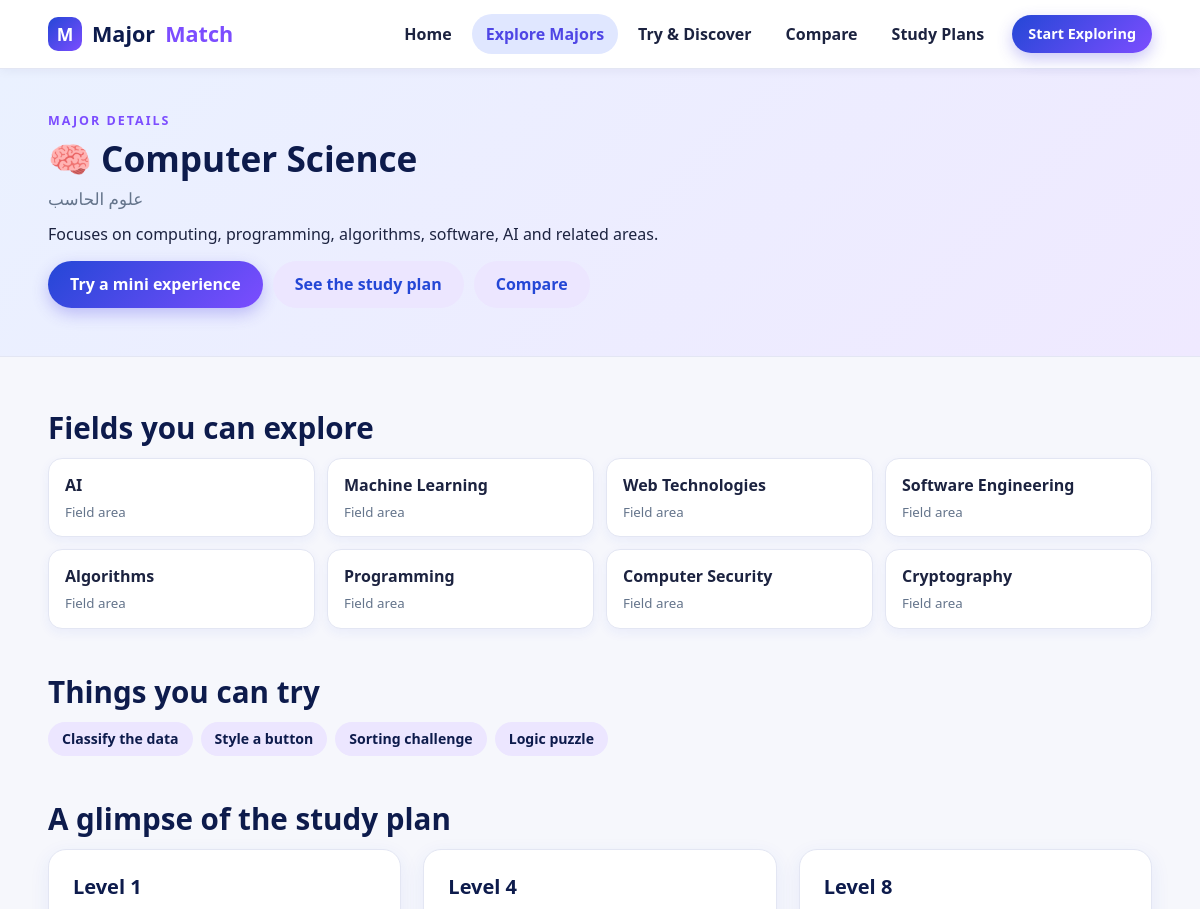
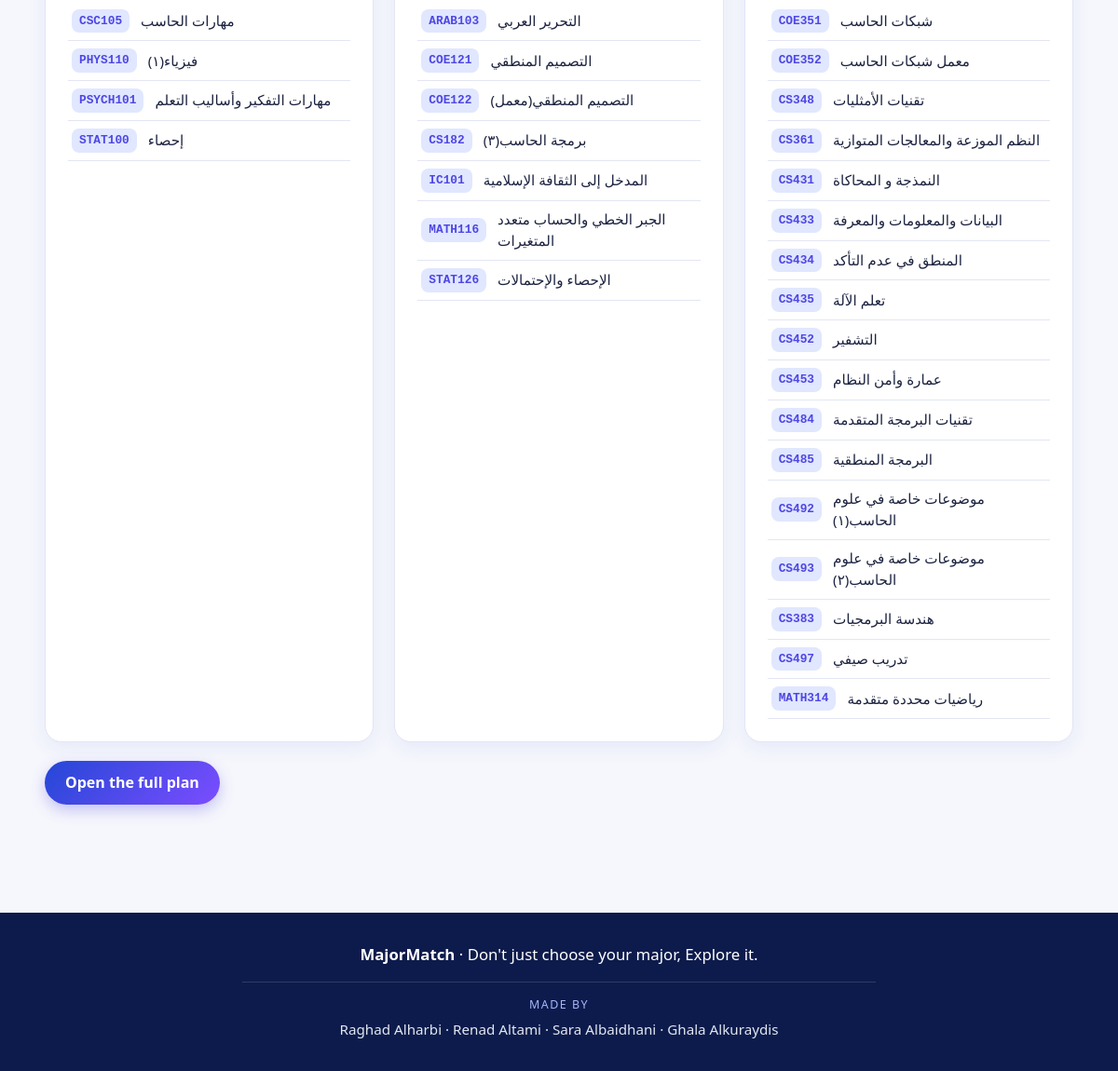
Page /php/major-details.php on the committed database (2 pictures, top to bottom).
### tables this page shows
CREATE TABLE `majors` (
  `id` int(11) NOT NULL,
  `slug` varchar(5) NOT NULL,
  `name_ar` varchar(100) NOT NULL,
  `name_en` varchar(100) NOT NULL,
  `description` text DEFAULT NULL,
  `icon` varchar(10) DEFAULT NULL
);

CREATE TABLE `fields` (
  `id` int(11) NOT NULL,
  `major_id` int(11) NOT NULL,
  `name` varchar(100) NOT NULL,
  `description` text DEFAULT NULL,
  `category` varchar(20) DEFAULT NULL
);

CREATE TABLE `experiences` (
  `id` int(11) NOT NULL,
  `major_id` int(11) NOT NULL,
  `field_id` int(11) NOT NULL,
  `title` varchar(150) NOT NULL,
  `description` text DEFAULT NULL,
  `type` varchar(30) NOT NULL
);

CREATE TABLE `courses` (
  `id` int(11) NOT NULL,
  `major_id` int(11) NOT NULL,
  `level` tinyint(4) NOT NULL,
  `course_code` varchar(20) NOT NULL,
  `course_name` varchar(150) NOT NULL,
  `course_name_ar` varchar(150) NOT NULL,
  `course_name_en` varchar(150) NOT NULL DEFAULT '',
  `credit_hours` tinyint(4) NOT NULL,
  `prerequisite` varchar(100) DEFAULT NULL,
  `is_sample` tinyint(1) NOT NULL DEFAULT 1,
  `course_type` varchar(30) NOT NULL DEFAULT 'required'
);

### php/db.php (called while the page is built, shortened)
<?php
$DB_HOST = 'localhost';
$DB_NAME = 'majormatch';
$DB_USER = 'root';
$DB_PASS = '';
function mm_pdo() {
    global $DB_HOST, $DB_NAME, $DB_USER, $DB_PASS;
    static $pdo = false;
    if ($pdo !== false) return $pdo;
    try {
        $pdo = new PDO("mysql:host=$DB_HOST;dbname=$DB_NAME;charset=utf8mb4", $DB_USER, $DB_PASS, [
            PDO::ATTR_ERRMODE => PDO::ERRMODE_EXCEPTION,
            PDO::ATTR_DEFAULT_FETCH_MODE => PDO::FETCH_ASSOC,
        ]);
    } catch (Exception $e) {
        $pdo = null;
    }
    return $pdo;
}
function mm_rows($table, $where = []) {
    $pdo = mm_pdo();
    if ($pdo) {
        $sql = "SELECT * FROM $table";
        $params = [];
        if ($where) {
            $parts = [];
            foreach ($where as $col => $val) {
                $parts[] = "$col = ?";
                $params[] = $val;
            }
            if ($parts) $sql .= ' WHERE ' . implode(' AND ', $parts);
        }
        $sql .= ' ORDER BY id';
        $st = $pdo->prepare($sql);
        $st->execute($params);
        return $st->fetchAll();
    }
    $data = json_decode(file_get_contents(__DIR__ . '/fallback.json'), true);
    $rows = isset($data[$table]) ? $data[$table] : [];
    return $rows;
}
function mm_major($slug) {
    foreach (mm_rows('majors') as $m) if ($m['slug'] === $slug) return $m;
    return null;
}
function e($s) { return htmlspecialchars((string)$s, ENT_QUOTES, 'UTF-8'); }

### php/major-details.php (the view, shortened to what this page needs)
<?php
require_once __DIR__ . '/db.php';
$slug  = isset($_GET['major']) ? $_GET['major'] : 'cs';
$major = mm_major($slug);
$active = 'majors';
include 'header.php';
$fields  = mm_rows('fields', ['major_id' => $major['id']]);
$exps    = mm_rows('experiences', ['major_id' => $major['id']]);
$courses = mm_rows('courses', ['major_id' => $major['id']]);
$byLevel = [];
foreach ($courses as $c) {
    $byLevel[(int)$c['level']][] = $c;
}
?>
<section class="page-head">
  <div class="container">
    <p class="eyebrow">Major details</p>
    <h1><?= e($major['icon']) ?> <?= e($major['name_en']) ?></h1>
    <p class="ar"><?= e($major['name_ar']) ?></p>
    <p><?= e($major['description']) ?></p>
    <div class="btn-row">
      <a class="btn btn-primary" href="experience.php?major=<?= e($major['slug']) ?>">Try a mini experience</a>
      <a class="btn btn-soft" href="study-plans.php?major=<?= e($major['slug']) ?>">See the study plan</a>
      <a class="btn btn-soft" href="compare.php?majors=<?= e(implode(',', array_values(array_unique([$major['slug'], 'cs', 'it', 'ce']))) ) ?>">Compare</a>
    </div>
  </div>
</section>
<section class="section">
  <div class="container">
    <h2>Fields you can explore</h2>
    <div class="detail-fields">
      <?php foreach ($fields as $f): ?>
        <div class="field-card"><?= e($f['name']) ?><small>Field area</small></div>
      <?php endforeach; ?>
    </div>
    <h2 style="margin-top:44px">Things you can try</h2>
    <div class="chips">
      <?php foreach ($exps as $x): ?>
        <a class="chip chip-link" href="experience.php?major=<?= e($major['slug']) ?>#exp-<?= e($x['type']) ?>"><?= e($x['title']) ?></a>
      <?php endforeach; ?>
    </div>
    <h2 style="margin-top:44px">A glimpse of the study plan</h2>
    <div class="grid-3">
      <?php foreach ([1, 4, 8] as $lvl): if (empty($byLevel[$lvl])) continue; ?>
        <div class="card">
          <h3>Level <?= $lvl ?></h3>
          <?php foreach ($byLevel[$lvl] as $c): ?>
            <div class="course-row">
              <span class="code"><?= e($c['course_code']) ?></span>
              <span><?= e($c['course_name']) ?></span>
            </div>
          <?php endforeach; ?>
        </div>
      <?php endforeach; ?>
    </div>
    <p style="margin-top:20px">
      <a class="btn btn-primary" href="study-plans.php?major=<?= e($major['slug']) ?>">Open the full plan</a>
    </p>
  </div>
</section>
<?php include 'footer.php'; ?>

### php/header.php (shortened to what this page needs)
<?php
require_once __DIR__ . '/db.php';
$active = isset($active) ? $active : '';
$nav = [
    'home'    => ['index.php', 'Home'],
    'majors'  => ['majors.php', 'Explore Majors'],
    'try'     => ['experience.php', 'Try & Discover'],
    'compare' => ['compare.php', 'Compare'],
    'plans'   => ['study-plans.php', 'Study Plans'],
];
?>
<!DOCTYPE html>
<html lang="en">
<head>
    <link rel="stylesheet" href="../css/all_styles.css">
</head>
<body>
<header class="navbar">
    <div class="container nav-inner">
        <a class="logo" href="index.php">
            <span class="logo-mark">M</span>Major<span>Match</span>
        </a>
        <nav class="nav-links" id="navLinks">
         <?php foreach ($nav as $key => $item): ?>
         <a href="<?= $item[0] ?>"
           class="<?= $active === $key ? 'active' : '' ?>">
           <?= $item[1] ?>
                </a>
            <?php endforeach; ?>
            <a class="btn btn-primary btn-small" href="majors.php">
                Start Exploring
            </a>
    </nav>
    </div>
</header>
<main>

### php/footer.php (shortened to what this page needs)
</main>
<footer class="footer">
    <div class="container">
        <div class="footer-brand">
            <strong>MajorMatch</strong> · Don't just choose your major, Explore it.
        </div>
        <div class="footer-credits">
            <span class="made-by">Made by</span>
            <div class="team-names">
                Raghad Alharbi · Renad Altami · Sara Albaidhani · Ghala Alkuraydis
            </div>
        </div>
    </div>
</footer>
</body>
</html>

### css/all_styles.css (style rules this page uses)
* { box-sizing: border-box; }
html { scroll-behavior: smooth; }
body { margin: 0; font-family: "Segoe UI", Arial, sans-serif; color: #1c2340; background-color: #f6f7fc; line-height: 1.55; }
h1, h2, h3, h4 { line-height: 1.25; margin: 0 0 12px 0; color: #0d1b4c; }
h1 { font-size: 2.6rem; }
h2 { font-size: 1.85rem; }
h3 { font-size: 1.25rem; }
p { margin: 0 0 14px 0; }
a { color: #4f46e5; }
.container { width: 92%; max-width: 1300px; margin: 0 auto; }
.eyebrow { text-transform: uppercase; letter-spacing: 2px; font-size: 0.78rem; font-weight: bold; color: #7c4dff; margin-bottom: 6px; }
.ar { color: #64748b; font-size: 1.05rem; margin-bottom: 10px; }
.btn { display: inline-block; border: none; cursor: pointer; font-family: inherit; font-size: 1rem; font-weight: bold; text-decoration: none; padding: 11px 22px; border-radius: 30px; transition: 0.2s; }
.btn-primary { background: linear-gradient(135deg, #2447d6, #7c4dff); color: #ffffff; box-shadow: 0 6px 16px rgba(79, 70, 229, 0.3); }
.btn-soft { background-color: #ece6ff; color: #2447d6; }
.btn-small { padding: 8px 16px; font-size: 0.9rem; }
.btn-row { display: flex; flex-wrap: wrap; gap: 10px; margin: 14px 0; }
.navbar { position: sticky; top: 0; z-index: 50; background-color: #ffffff; border-bottom: 1px solid #e3e6f3; box-shadow: 0 2px 10px rgba(13, 27, 76, 0.05); }
.nav-inner { display: flex; align-items: center; justify-content: space-between; height: 68px; }
.logo { display: flex; align-items: center; gap: 10px; font-weight: bold; font-size: 1.35rem; color: #0d1b4c; text-decoration: none; }
.logo span:last-child { color: #7c4dff; }
.logo-mark { width: 34px; height: 34px; line-height: 34px; text-align: center; border-radius: 10px; background: linear-gradient(135deg, #2447d6, #7c4dff); color: #ffffff; font-size: 1.1rem; display: inline-block; }
.nav-links { display: flex; align-items: center; gap: 6px; }
.nav-links a:not(.btn) { color: #1c2340; text-decoration: none; padding: 8px 14px; border-radius: 25px; font-weight: 600; transition: 0.2s; }
.nav-links a.active { background-color: #e0e7ff; color: #4f46e5; font-weight: bold; }
.nav-links .btn { margin-left: 8px; }
.section { padding: 52px 0; }
.page-head { background: linear-gradient(135deg, #eaf1ff, #efe9ff); padding: 42px 0 34px 0; border-bottom: 1px solid #e3e6f3; }
.page-head h1 { font-size: 2.2rem; margin-bottom: 6px; }
.card { background-color: #ffffff; border-radius: 18px; padding: 24px; box-shadow: 0 6px 20px rgba(36, 71, 214, 0.08); border: 1px solid #e3e6f3; }
.grid-2, .grid-3 { display: grid; grid-template-columns: repeat(3, 1fr); gap: 22px; }
.chips { display: flex; flex-wrap: wrap; gap: 8px; margin: 12px 0; }
.chip { display: inline-block; background-color: #ece6ff; color: #0d1b4c; padding: 6px 14px; border-radius: 20px; font-size: 0.88rem; font-weight: 600; text-decoration: none; }
.detail-fields { display: grid; grid-template-columns: repeat(auto-fill, minmax(220px, 1fr)); gap: 12px; }
.field-card { background-color: #ffffff; border: 1px solid #e3e6f3; border-radius: 14px; padding: 14px 16px; box-shadow: 0 4px 12px rgba(36, 71, 214, 0.06); font-weight: bold; }
.field-card small { display: block; color: #64748b; font-weight: normal; margin-top: 4px; }
.course-row { display: flex; gap: 12px; align-items: center; padding: 8px 4px; border-bottom: 1px solid #e3e6f3; font-size: 0.95rem; }
.code { font-family: Consolas, monospace; background-color: #e0e7ff; color: #4f46e5; padding: 3px 8px; border-radius: 8px; font-size: 0.8rem; font-weight: bold; white-space: nowrap; }
.footer { background-color: #0d1b4c; color: #cdd5f6; text-align: center; padding: 32px 0; margin-top: 50px; }
.footer-brand { font-size: 1.05rem; color: #ffffff; margin-bottom: 16px; }
.footer-credits { border-top: 1px solid rgba(255, 255, 255, 0.14); padding-top: 14px; max-width: 680px; margin: 0 auto; }
.made-by { display: block; font-size: 0.78rem; text-transform: uppercase; letter-spacing: 1.5px; color: #a5b4fc; margin-bottom: 6px; }
.team-names { font-size: 0.95rem; color: #e2e8f0; font-weight: 500; }

### rows in the picture
majors: icon "🧠", name_en "Computer Science", name_ar "علوم الحاسب", description "Focuses on computing, programming, algorithms, software, AI and related areas."
fields: name "AI"
fields: name "Machine Learning"
fields: name "Web Technologies"
fields: name "Software Engineering"
fields: name "Algorithms"
fields: name "Programming"
fields: name "Computer Security"
fields: name "Cryptography"
experiences: title "Classify the data"
experiences: title "Style a button"
experiences: title "Sorting challenge"
experiences: title "Logic puzzle"
courses: course_code "CSC105", course_name "مهارات الحاسب"
courses: course_code "PHYS110", course_name "فيزياء(١)"
courses: course_code "PSYCH101", course_name "مهارات التفكير وأساليب التعلم"
courses: course_code "STAT100", course_name "إحصاء"
courses: course_code "ARAB103", course_name "التحرير العربي"
courses: course_code "COE121", course_name "التصميم المنطقي"
courses: course_code "COE122", course_name "التصميم المنطقي(معمل)"
courses: course_code "CS182", course_name "برمجة الحاسب(٣)"
courses: course_code "IC101", course_name "المدخل إلى الثقافة الإسلامية"
courses: course_code "MATH116", course_name "الجبر الخطي والحساب متعدد المتغيرات"
courses: course_code "STAT126", course_name "الإحصاء والإحتمالات"
courses: course_code "COE351", course_name "شبكات الحاسب"
courses: course_code "COE352", course_name "معمل شبكات الحاسب"
courses: course_code "CS348", course_name "تقنيات الأمثليات"
courses: course_code "CS361", course_name "النظم الموزعة والمعالجات المتوازية"
courses: course_code "CS431", course_name "النمذجة و المحاكاة"
courses: course_code "CS433", course_name "البيانات والمعلومات والمعرفة"
courses: course_code "CS434", course_name "المنطق في عدم التأكد"
courses: course_code "CS435", course_name "تعلم الآلة"
courses: course_code "CS452", course_name "التشفير"
courses: course_code "CS453", course_name "عمارة وأمن النظام"
courses: course_code "CS484", course_name "تقنيات البرمجة المتقدمة"
courses: course_code "CS485", course_name "البرمجة المنطقية"
courses: course_code "CS492", course_name "موضوعات خاصة في علوم الحاسب(١)"
courses: course_code "CS493", course_name "موضوعات خاصة في علوم الحاسب(٢)"
courses: course_code "CS383", course_name "هندسة البرمجيات"
courses: course_code "CS497", course_name "تدريب صيفي"
courses: course_code "MATH314", course_name "رياضيات محددة متقدمة"

### other values in the picture
$item[1] "Home"
$item[1] "Explore Majors"
$item[1] "Try & Discover"
$item[1] "Compare"
$item[1] "Study Plans"
$lvl "1"
$lvl "4"
$lvl "8"
